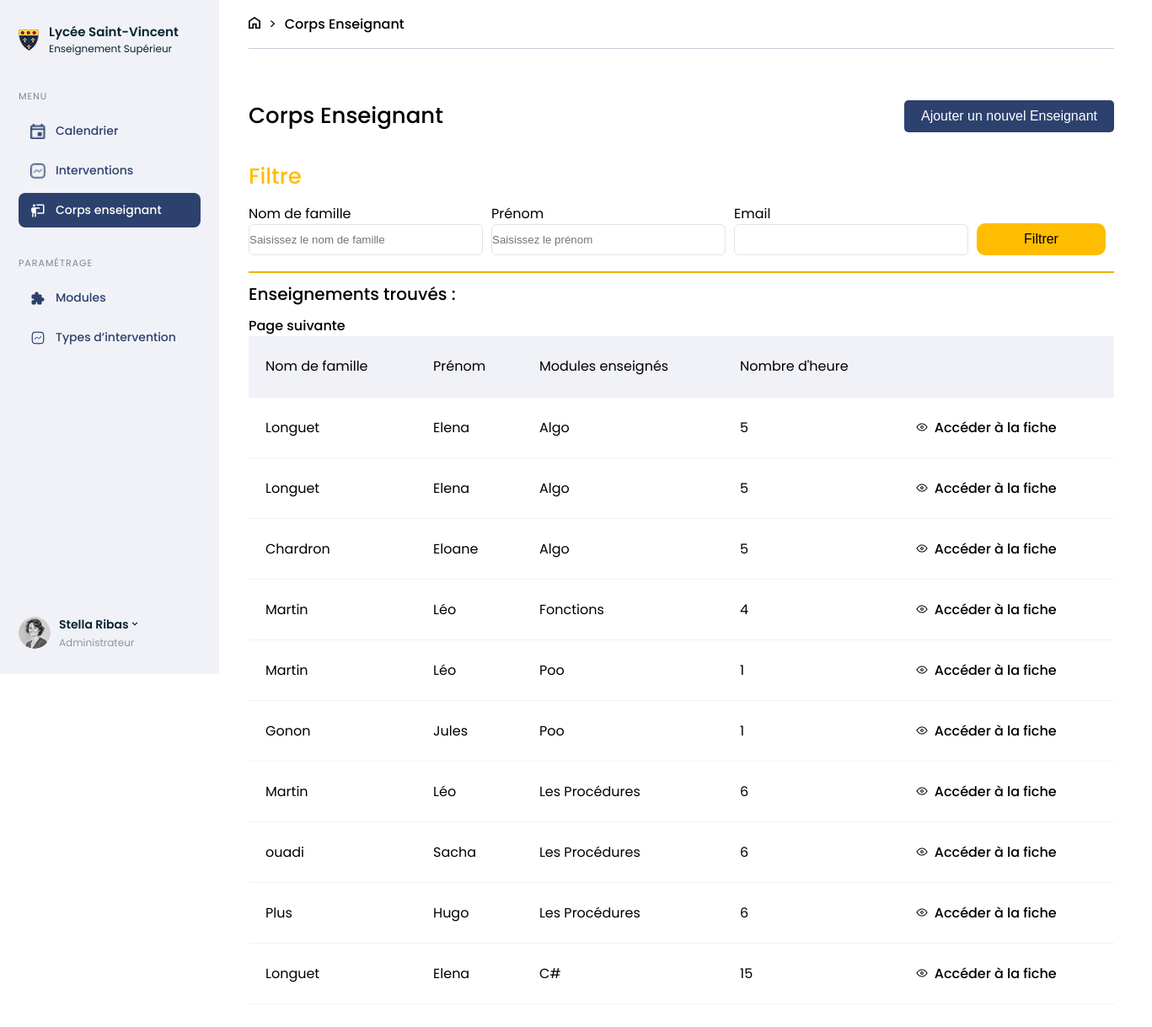
/Corps_enseignant.php, run on the app's committed database.
### tables this page shows
CREATE TABLE `user` (
  `id` int(11) NOT NULL,
  `role` varchar(255) DEFAULT 'Enseignant',
  `email` varchar(255) NOT NULL,
  `last_name` varchar(255) NOT NULL,
  `first_name` varchar(255) NOT NULL,
  `password` varchar(255) DEFAULT NULL
);

CREATE TABLE `module` (
  `id` int(11) NOT NULL,
  `code` varchar(50) NOT NULL,
  `parent_id` int(11) DEFAULT NULL,
  `name` varchar(255) NOT NULL,
  `description` text NOT NULL,
  `hours_count` int(11) DEFAULT NULL,
  `capstone_project` tinyint(1) DEFAULT NULL
);

### database/User_database.php (called while the page is built, shortened)
<?php
function select_infos_table_corps_enseignant($con, $offset){
    $offend = $offset + 10;
    $requete = $con->prepare("SELECT u.first_name, u.last_name,m.name AS module, m.hours_count, u.id FROM instructor i JOIN user u ON i.user_id =u.id JOIN instructor_module im ON im.instructor_id = i.id JOIN module m ON im.module_id = m.id LIMIT :offsetend OFFSET :offset");
    $requete->bindValue(':offsetend', (int) $offend, PDO::PARAM_INT);
    $requete->bindValue(':offset', (int) $offset, PDO::PARAM_INT);
    $requete->execute();
    $contenu = $requete->fetchAll(\PDO::FETCH_ASSOC);
    return $contenu;
}
function select_nb_pages_entier($con){
    $requete = $con->prepare("SELECT count(*) AS nblignes FROM instructor i JOIN user u ON i.user_id =u.id JOIN instructor_module im ON im.instructor_id = i.id JOIN module m ON im.module_id = m.id");
    $requete->execute();
    $contenu = $requete->fetchAll(\PDO::FETCH_ASSOC);
    return $contenu;
}

### public/Corps_enseignant.php (the view, shortened to what this page needs)
<?php
require_once 'inclus/Header.php';
require_once('inclus/Connexion.php');
require_once '../database/User_database.php';
if (empty($_GET["page"])){
    $page = 1;
}
else {
    $page = $_GET['page'];
}
if (empty($_GET['first_name'])) {
    $filtre_prenom = '';
}
else {
    $filtre_prenom = $_GET['first_name'];
}
if (empty($_GET["last_name"])){
    $filtre_nom = '';
}
else {
    $filtre_nom = $_GET["last_name"];
}
if (empty($_GET["email"])){
    $filtre_email = '';
}
else {
    $filtre_email = $_GET["email"];
}
?>
<body>
    <nav>
        <?php require_once('inclus/Menu_gestion_licence.php'); ;?>
    </nav>
    <section class="teaching_staff page">
        <div class="breadcrumb">
            <a href="Calendrier.php"><img src="assets/home.png" alt=""></a>
            <p>></p>
            <a href="#">Corps Enseignant</a>
        </div>
        <section class="titles-page">
            <div class="align">
                <h3>Corps Enseignant</h3>
                <div class="button">
                    <button command="show-modal" commandfor="dialogs" class="blue-button">Ajouter un nouvel Enseignant</button>
                </div>
            </div>
            <form method="get" action="">
                <h3 class="yellow">Filtre</h3>
                <div class="filter-row">
                    <div class="filter-column">
                        <label name="last_name">Nom de famille</label>
                        <input type="text" name="last_name" placeholder="Saisissez le nom de famille">
                    </div>
                    <div class="filter-column">
                        <label name="first_name">Prénom</label>
                        <input type="text" name="first_name" placeholder="Saisissez le prénom">
                    </div>
                    <div class="filter-column">
                        <label name="email">Email</label>
                        <input type="email" name="email">
                    </div>
                    <button class="yellow-button">Filtrer</button>
                </div>
            </form>
            <h4>Enseignements trouvés : </h4>
            <table class="table">
                <tr class="columns">
                    <td>Nom de famille</td>
                    <td>Prénom</td>
                    <td>Modules enseignés</td>
                    <td>Nombre d'heure</td>
                    <td></td>
                </tr>
                <?php
                if (!empty($_GET["first_name"]) || !empty($_GET["last_name"]) || !empty($_GET["email"])){
                    $filtre_prenom = '%'.$_GET["first_name"].'%';
                    $filtre_nom = '%'.$_GET["last_name"].'%';
                    $filtre_email = '%'.$_GET["email"].'%';
                    $limit = 10;
                    $offset = $page * $limit - $limit;
                    if (empty($_GET['first_name'])) {
                        $filtre_prenom = '';
                    }
                    if (empty($_GET["last_name"])){
                        $filtre_nom = '';
                    }
                    if (empty($_GET["email"])){
                        $filtre_email = '';
                    }
                    $contenu = infos_module_where($con, $filtre_prenom, $filtre_nom, $filtre_email, $offset);
                    foreach ($contenu as $element => $valeur){
                        echo "<tr>";
                        echo "<td>". $valeur["last_name"]. "</td>";
                        echo"<td>". $valeur["first_name"]. "</td>";
                        echo"<td>". $valeur['module']. "</td>";
                        echo"<td>". $valeur['hours_count']. "</td>";
                        ?><td class="table_align"><img src="assets/Oeil.png" alt="">
                        <a href="Fiche_enseignant_informations.php?id=<?php echo $valeur['id']; ?>">Accéder à la fiche</a></td>
                        <?php
                    }
                    echo "</tr>";
                    $nb_pages = select_nb_pages_filtre($con, $filtre_prenom, $filtre_nom, $filtre_email);
                    $nb_pages = $nb_pages[0]["nblignes"];
                    $nb_pages = $nb_pages = (int)($nb_pages / 10) + 1;
                }
                else {
                    $limit = 10;
                    $offset = $page * $limit - $limit;
                    $contenu = select_infos_table_corps_enseignant($con, $offset);
                    foreach ($contenu as $valeurs=>$element) {
                        echo "<tr>";
                        echo "<td>". $element["last_name"]. "</td>";
                        echo"<td>". $element["first_name"]. "</td>";
                        echo"<td>". $element['module']. "</td>";
                        echo"<td>". $element['hours_count']. "</td>";
                        ?><td class="table_align"><img src="assets/Oeil.png" alt="">
                        <a href="Fiche_enseignant_informations.php?id=<?php echo $element['id']; ?>">Accéder à la fiche</a></td>
                        <?php
                        echo "</tr>";
                    }
                    $nb_pages = select_nb_pages_entier($con);
                    $nb_pages = $nb_pages[0]["nblignes"];
                    $nb_pages = $nb_pages = (int)($nb_pages / 10) + 1;
                }
                if ($_GET["page"] == 1 && $nb_pages == 1){ ?>
                    <?php
                }
                else if ($_GET["page"] == $nb_pages){?>
                    <a href="Corps_enseignant.php?page=<?php echo $page - 1; ?>&first_name=<?php echo $filtre_prenom; ?>&last_name=<?php echo $filtre_nom; ?>&email=<?php echo $filtre_email; ?>">Page précédente </a><?php
                }
                else { ?>
                    <a href="Corps_enseignant.php?page=<?php echo $page + 1; ?>&first_name=<?php echo $filtre_prenom; ?>&last_name=<?php echo $filtre_nom; ?>&email=<?php echo $filtre_email; ?>"> Page suivante</a><?php
                }
                ?>
            </table>
        </section>
    </section>
</body>
</html>

### public/style.css (style rules this page uses)
nav { position: fixed; }
.page { margin-left: 250px; width: 1385px; }
.yellow { color: #FFBD01; font-family: Poppins; font-weight: bold; font-style: Medium; font-size: 20px; line-height: 24px; letter-spacing: 0px; }
.filter-column { display: flex; flex-direction: column ; width: 278px; }
.filter-row { display: flex; justify-content: flex-start; flex-direction: row; gap: 20px; align-items: flex-end; border-bottom: #FFBD01 2px solid; padding-bottom: 20px; }
.yellow-button { background-color: #FFBD01; border: none; border-radius: 10px; width: 153px; cursor: pointer; height: 38px; margin-bottom: 10px; }
p, h3 { margin: 0; }
tr { border-bottom: 1px solid #F1F2F7; height: 72px; }
.table_align { display: flex; align-items: center; padding-top: 23px; }
.table_align img { padding-right: 7px; }
.table_align a { text-decoration: none; color: black; }
nav { width: 240px; background-color: #F1F2F7; height: 100vh; }
.breadcrumb { display: inline-flex; height: 57px; width: 100%; align-items: center; gap: 10px; border-bottom: 1px solid #C8CBD9; background-color: white; }
.breadcrumb img { width: 14px; height: 14px; }
body { display: flex; margin: 0; }
.titles-page h3 { font-size: 26px; font-weight: 500; margin: 20px 0px; }
.titles-page h4 { font-size: 20px; font-weight: 500; margin: 10px 0px; }
.blue-button { padding: 10px 20px; background-color: #2C416E; color: white; text-align: center; border-radius: 5px; display: inline-block; border: unset; }
.align { display: flex; justify-content: space-between; align-items: center; margin-top: 40px; }
td { padding: 17px 20px; }
table { width: 100%; border-collapse: collapse; }
.columns { background-color: #F1F2F7; }
* { box-sizing: 0; }
form { margin-top: 20px; }
label { font-weight: 400; font-size: 16px; }
form { width: 100%; }
input, select { padding: 10px 0px; border: 1px solid #DFE4EA; border-radius: 6px; margin-bottom: 10px; }
button { font-weight: 500; font-size: 16px; }
a { text-decoration: none; color: black; font-weight: 500; }
.teaching_staff { padding: 0px 45px 45px 45px; font-family: Poppins; }
.filter-row { width: 100%; display: flex; align-items: flex-end; gap: 10px; padding-bottom: 9px; border-bottom: 2px solid #f0b300; }

### data on the page
user: last_name "Longuet", first_name "Elena", module.name "Algo", module.hours_count "5", module.name "C#", module.hours_count "15"
user: last_name "Chardron", first_name "Eloane", module.name "Algo", module.hours_count "5"
user: last_name "Martin", first_name "Léo", module.name "Fonctions", module.hours_count "4", module.name "Poo", module.hours_count "1", module.name "Les Procédures", module.hours_count "6"
user: last_name "Gonon", first_name "Jules", module.name "Poo", module.hours_count "1"
user: last_name "ouadi", first_name "Sacha", module.name "Les Procédures", module.hours_count "6"
user: last_name "Plus", first_name "Hugo", module.name "Les Procédures", module.hours_count "6"
